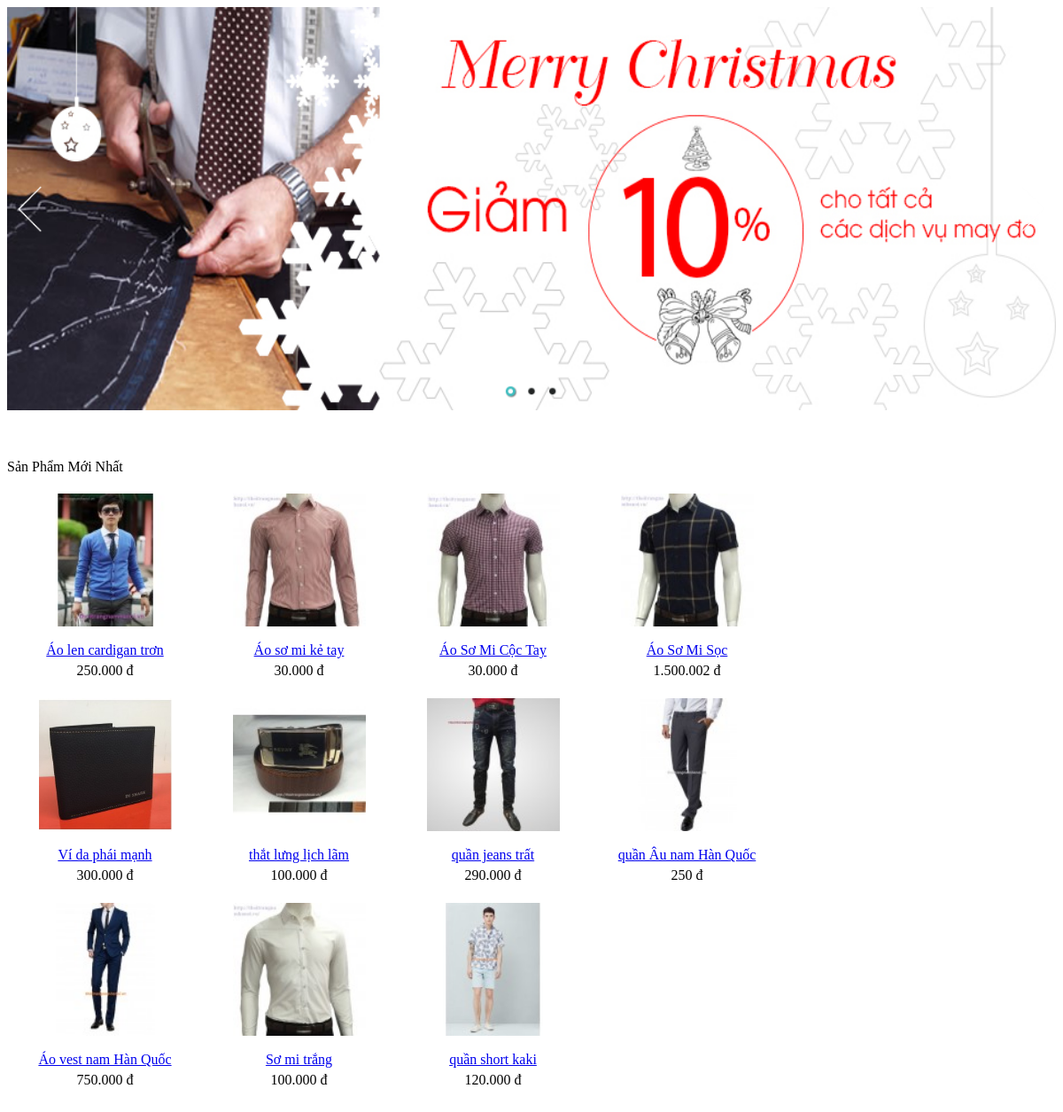
/chuc_nang/dieu_huong.php, run on the app's committed database.
### tables this page shows
CREATE TABLE `san_pham` (
  `id` int(11) NOT NULL,
  `ten` varchar(256) NOT NULL,
  `gia` int(255) NOT NULL,
  `hinh_anh` varchar(256) NOT NULL,
  `noi_dung` mediumtext NOT NULL,
  `thuoc_menu` int(255) NOT NULL,
  `noi_bat` varchar(256) NOT NULL,
  `trang_chu` varchar(256) NOT NULL,
  `sap_xep_trang_chu` int(255) NOT NULL
);

### chuc_nang/san_pham/san_pham_trang_chu.php (the view)
<div class="nhungdanhmuc" style="margin-top:55px" >
                                	<div class="tendanhmuc" >Sản Phẩm Mới Nhất</div>
    <br />
<?php
	$tv="select id,ten,gia,hinh_anh,thuoc_menu from san_pham where trang_chu='co' order by sap_xep_trang_chu desc limit 0,15";
	$tv_1=mysql_query($tv);
	echo "<table>";
	while($tv_2=mysql_fetch_array($tv_1))
	{
		echo "<tr>";
			for($i=1;$i<=4;$i++)
			{
				echo "<td align='center' width='215px' valign='top' >";
					if($tv_2!=false)
					{
						$link_anh="hinh_anh/san_pham/".$tv_2['hinh_anh'];
						$link_chi_tiet="?thamso=chi_tiet_san_pham&id=".$tv_2['id'];
						$gia=$tv_2['gia'];
						$gia=number_format($gia,0,",",".");
						echo "<a href='$link_chi_tiet' >";
							echo "<img src='$link_anh' width='150px' >";
						echo "</a>";
						echo "<br>";
						echo "<br>";
						echo "<a href='$link_chi_tiet' >";
							echo $tv_2['ten'];
						echo "</a>";
						echo "<div style='margin-top:5px' >";
						echo $gia;
						echo" đ";
						echo "</div>";
						echo "<br>";
					}
					else
					{
						echo "&nbsp;";
					}
				echo "</td>";
				if($i!=4)
				{
					$tv_2=mysql_fetch_array($tv_1);
				}
			}
		echo "</tr>";
	}
	echo "</table>";
?>
</div>

### chuc_nang/dieu_huong.php (shortened to what this page needs)
<?php
	if(isset($_GET['thamso'])){$tham_so=$_GET['thamso'];}else{$tham_so="";}
	switch($tham_so)
	{
		default:
			include("chuc_nang/slideshow/slideshow.php");
			include("chuc_nang/san_pham/san_pham_trang_chu.php");
	}
?>

### chuc_nang/slideshow/slideshow.php (shortened to what this page needs)
<div class="conten_right_top" style="background:#fff;">
    <div id="jssor_1" style="position:relative;margin:0 auto;top:0px;left:0px;width:1300px;height:500px;overflow:hidden;visibility:hidden;">
        <div data-u="slides" style="cursor:default;position:relative;top:0px;left:0px;width:1300px;height:500px;overflow:hidden;">
            <div>
                <img data-u="image" src="img/red.jpg" />
            </div>
        </div>
        <div data-u="navigator" class="jssorb05" style="bottom:16px;right:16px;" data-autocenter="1">
            <div data-u="prototype" style="width:16px;height:16px;"></div>
        </div>
        <span data-u="arrowleft" class="jssora22l" style="top:0px;left:8px;width:40px;height:58px;" data-autocenter="2"></span>
        <span data-u="arrowright" class="jssora22r" style="top:0px;right:8px;width:40px;height:58px;" data-autocenter="2"></span>
    </div>
 </div>

### chuc_nang/slideshow/slideshow.php (style rules this page uses)
.jssorb05 { position: absolute; }
.jssorb05 div, .jssorb05 div:hover, .jssorb05 .av { position: absolute; width: 16px; height: 16px; background: url('img/b05.png') no-repeat; overflow: hidden; cursor: pointer; }
.jssorb05 div { background-position: -7px -7px; }
.jssorb05 .av { background-position: -67px -7px; }
.jssora22l, .jssora22r { display: block; position: absolute; width: 40px; height: 58px; cursor: pointer; background: url('img/a22.png') center center no-repeat; overflow: hidden; }
.jssora22l { background-position: -10px -31px; }
.jssora22r { background-position: -70px -31px; }

### data on the page
san_pham: hinh_anh (picture), ten "Áo len cardigan trơn", gia "250.000"
san_pham: hinh_anh (picture), ten "Áo sơ mi kẻ tay", gia "30.000"
san_pham: hinh_anh (picture), ten "Áo Sơ Mi Cộc Tay", gia "30.000"
san_pham: hinh_anh (picture), ten "Áo Sơ Mi Sọc", gia "1.500.002"
san_pham: hinh_anh (picture), ten "Ví da phái mạnh", gia "300.000"
san_pham: hinh_anh (picture), ten "thắt lưng lịch lãm", gia "100.000"
san_pham: hinh_anh (picture), ten "quần jeans trất", gia "290.000"
san_pham: hinh_anh (picture), ten "quần Âu nam Hàn Quốc", gia "250"
san_pham: hinh_anh (picture), ten "Áo vest nam Hàn Quốc", gia "750.000"
san_pham: hinh_anh (picture), ten "Sơ mi trắng", gia "100.000"
san_pham: hinh_anh (picture), ten "quần short kaki", gia "120.000"
